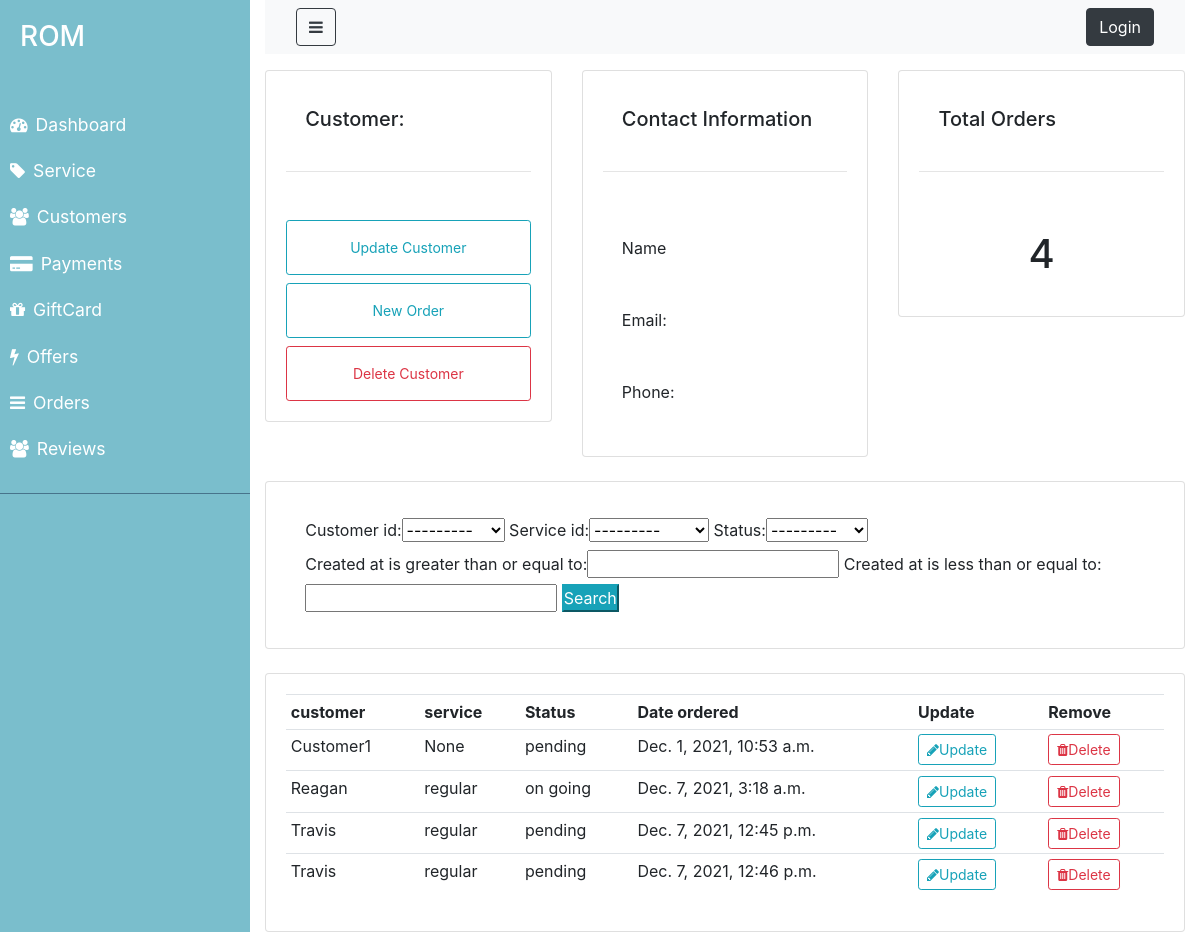
The app's page /customer/2/, older data.
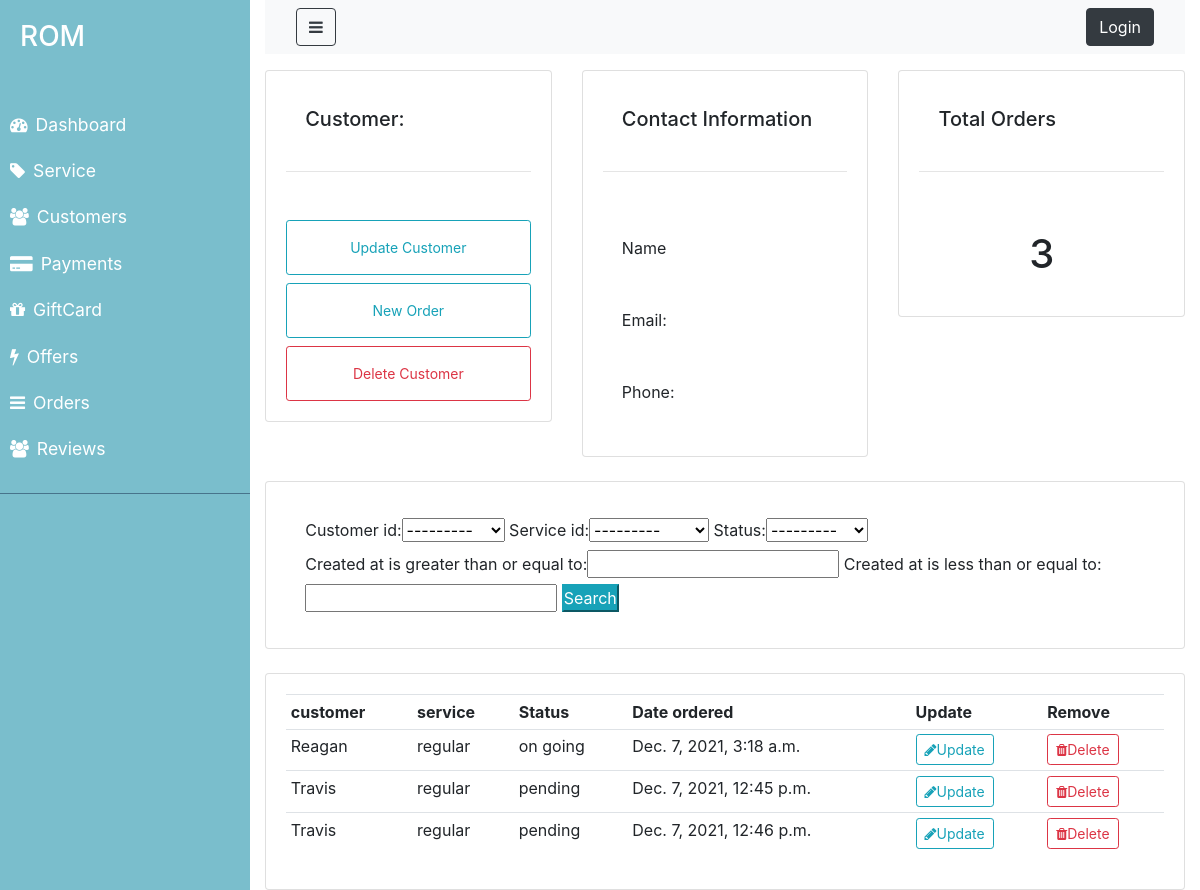
The same page, newer data.
### ROM/models.py (models this page shows, shortened)
class Order(models.Model):
    STATUS=(
        ('pending', 'pending'),
        ('on going', 'on going'),
        ('completed','completed'),
    )
    customer_id=models.ForeignKey('Customer',on_delete=models.CASCADE,blank=True,null=True)
    service_id=models.ForeignKey('Service',on_delete=models.CASCADE,blank=True,null=True)
    status=models.CharField(max_length=100, null=False, blank=False, choices=STATUS)
    total=models.FloatField(null= False, blank= True)
    created_at=models.DateTimeField(auto_now_add=True)
    updated_at= models.DateTimeField(auto_now=True)

class Customer(models.Model):
    name=models.CharField(max_length=100, null=False, blank=False)
    email=models.CharField(max_length=100, null=False, blank=False)
    phone_number=models.IntegerField(null= True, blank= True)
    created_at=models.DateTimeField(auto_now_add=True)
    def __str__(self):
        return self.name

class Service(models.Model):
    CATEGORY=(
        ('regular', 'regular'),
        ('commercial', 'commercial'),
        ('personalized','personalized'),
    )
    category=models.CharField(max_length=100, null=False, blank=False,choices=CATEGORY, default='regular')
    description=models.TextField(null=False, blank=False)
    customer_id=models.ForeignKey('Customer',on_delete=models.CASCADE, blank=True,null=True)
    rating=models.IntegerField(null=True, blank=True)
    created_at=models.DateTimeField(auto_now_add=True)
    updated_at= models.DateTimeField(auto_now=True)
    def __str__(self):
        return self.category

### ROM/views.py (the view)
# urls.py: path('customer/<pk>/', views.customer, name="customer"),
def customer(request, pk):
   customers = Customer.objects.get(id=pk)
   orders= Order.objects.all()
   total_orders = orders.count()
   myFilter= OrderFilter(request.GET, queryset=orders)
   orders= myFilter.qs
   context = {'customers':customers,'orders': orders,'total_orders': total_orders, 'myFilter': myFilter}
   return render(request, 'ROM/admin/customer.html', context)

### ROM/templates/ROM/admin/customer.html
{% extends 'ROM/admin/layouts/admin_master.html' %}
{% block content %}
<div class= "row mt-3">
    <div class= "col-md">
        <div class= "card card-body">
            <h5>Customer: </h5>
            <hr>
            <a class= "btn btn-outline-info btn-sm btn-block" href="">Update Customer</a>
            <a class= "btn btn-outline-info btn-sm btn-block" href="{% url 'order' customer.id %}">New Order</a>
            <a class= "btn btn-outline-danger btn-sm btn-block" href="">Delete Customer</a>
        </div>
    </div>
    <div class= "col-md">
        <div class= "card card-body">
            <h5>Contact Information  </h5>
            <hr>
            <p>Name</p>
            <p>Email: {{customer.email}}</p>
            <p>Phone:{{customer.phone_number}}</p>
        </div>
    </div>
    <div class= "col-md">
        <div class= "card card-body">
            <h5>Total Orders </h5>
            <hr>
           <h1 style="text-align: center;padding: 10px;">{{total_orders}}</h1>
        </div>
    </div>
</div>
<br>
<div class="row">
    <div class="col">
        <div class="card card-body">
            <form method="get">
                {{myFilter.form}}
                <button class="btn-info" type="submit">Search</button>
            </form>
        </div>
    </div>
</div>
<br>
<div class="row">
    <div class="col">
        <div class="card card-body">
            <table class= "table table-sm">
                <tr>
                    <th>customer</th>
                    <th>service</th>
                    <th>Status</th>
                    <th>Date ordered</th>
                    <th>Update</th>
                    <th>Remove</th>
                </tr>
                {% for order in orders %}
                <tr>
                    <td>{{order.customer_id}}</td>
                    <td>{{order.service_id}}</td>
                    <td>{{order.status}}</td>
                    <td>{{order.created_at}}</td>
                    <td><a class="btn btn-sm btn-outline-info" href="{% url 'update_order' order.id %}"><i class="fa fa-pencil" aria-hidden="true"></i>Update </a></td>
                    <td><a class="btn btn-sm btn-outline-danger" href="{% url 'delete_order' order.id %}"><i class="fa fa-trash " aria-hidden="true"></i>Delete </a></td>
                </tr>
                {% endfor %}
            </table>
        </div>
    </div>
</div>
{% endblock %}

Row changes from the older to the newer data that the page shows:
removed Order: customer_id "Customer1", service_id "None", status "pending", created_at "Dec. 1, 2021, 10:53 a.m."
Text that changed along with them:
{{ total_orders }}: "4" → "3"
